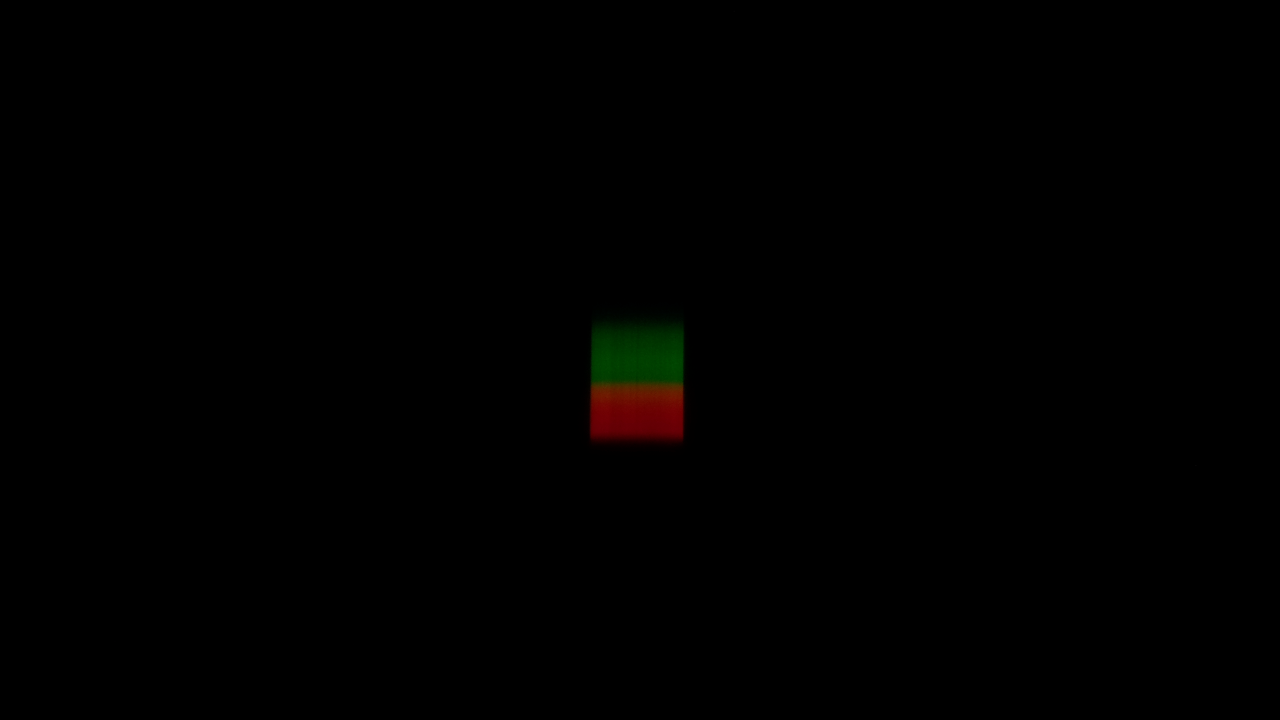
#> input picture Programm/Data/lamp-yellow.png, 2560 x 1440 px, found by its file name (shown at 1/2 size); its folder holds 5 pictures in this run
$ python lightFunctions.py
#> lines starting #> are read from the running program, lines starting #| are printed output that depends on the picture
import numpy as np
import matplotlib.pyplot as plt
import imageio
from scipy import ndimage
from cycler import cycler

Dpath="E://NewRepGit//albedo//Programm//Data//"
Ppath="E://NewRepGit//albedo//Programm//Plot//"
# Где спектр на снимке 2560x1440: строки — вдоль спектра (синий сверху),
# столбцы — поперёк. Координаты подобраны для установки, на которой сняты
# примеры данных; для своих снимков их нужно проверить и при необходимости поправить.
ROWS = slice(430, 870)
COLS = slice(1190, 1290)
BACKGROUND_COLS = slice(1130, 1350)

# Камера стоит чуть повёрнутой относительно щели, и линии спектра на снимке
# наклонены. Поворачиваем участок со спектром обратно на этот угол, градусы.
ANGLE = 1


def straighten(photo):
    top, bottom = ROWS.start - 30, ROWS.stop + 30
#> top = 400; bottom = 900
    left, right = BACKGROUND_COLS.start +20, BACKGROUND_COLS.stop + 30
    photo = photo[:, :, 0:3].astype(float)
    # поворот вокруг центра участка, то есть вокруг середины спектра
    photo[top:bottom, left:right] = ndimage.rotate(photo[top:bottom, left:right], ANGLE, reshape=False, order=1)
    return photo


def readIntensity(photoName, plotName, lamp, surface):
    photo = straighten(imageio.imread(Dpath+photoName))
    background = photo[ROWS, BACKGROUND_COLS, 0:3].swapaxes(0, 1)
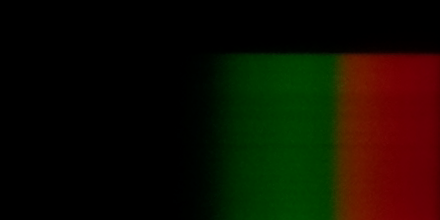
#> background: shape (220, 440, 3) float64; mean R, G, B 18.2, 13.3, 0.6

    cut = photo[ROWS, COLS, 0:3].swapaxes(0, 1)
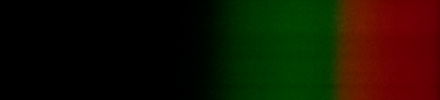
#> cut: shape (100, 440, 3) float64; mean R, G, B 24, 17.5, 0.7
    rgb = np.mean(cut, axis=(0))
#> rgb = 440 rows, first 8: [0, 0, 0], [0, 0, 0], [0, 0, 0], [0, 0, 0], [0, 0, 0], [0, 0, 0], [0, 0, 0], [0, 0, 0]
    luma = 0.2989 * rgb[:, 0] + 0.5866 * rgb[:, 1] + 0.1144 * rgb[:, 2]
#> luma = 440 values, max 47.67 at index 345, min 0 at index 0, mean 17.54

    plt.rc('axes', prop_cycle=(cycler('color', ['r', 'g', 'b'])))

    fig = plt.figure(figsize=(10, 5), dpi=200)

    plt.title('Интенсивность отражённого излучения\n' + '{} / {}'.format(lamp, surface))
    plt.xlabel('Относительный номер пикселя')
    plt.ylabel('Яркость')

    plt.plot(rgb, label=['r', 'g', 'b'], linewidth=2)
    plt.plot(luma, 'w', label='I', linewidth=2)
    plt.legend()

    # фон — сам снимок спектра; яркость растянута только для наглядности, на данные не влияет
    background = background.astype(float)
    background = (background / max(background.max(), 1)) ** 0.6
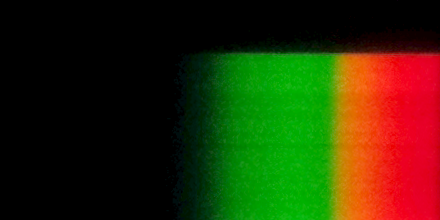
#> background: shape (220, 440, 3) float64; mean R, G, B 0.172, 0.171, 0.0237
    plt.imshow(background, origin='lower', aspect='auto', extent=[0, len(luma), 0, 1.15 * max(rgb.max(), 1)])

    plt.savefig(Ppath+plotName)
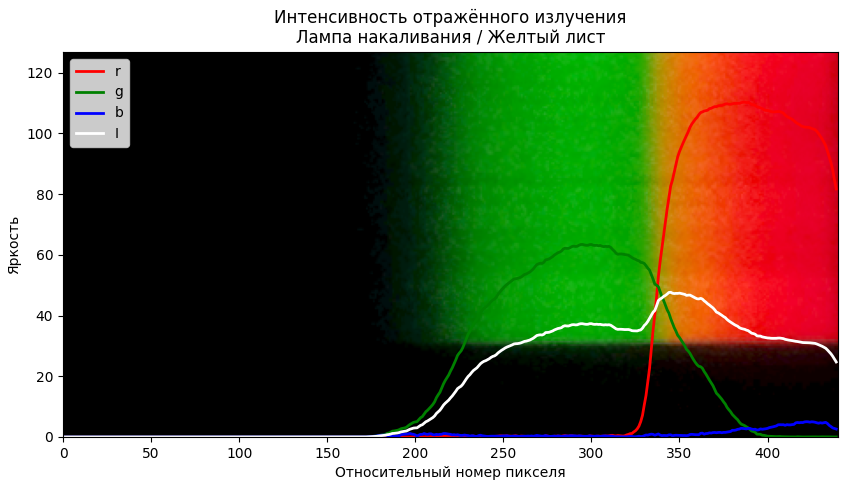
#> figure drawn by matplotlib, 1 panel

    return luma

readIntensity("lamp-yellow.png", "Спектр лампы накаливания и желтого листа", "Лампа накаливания", "Желтый лист")
